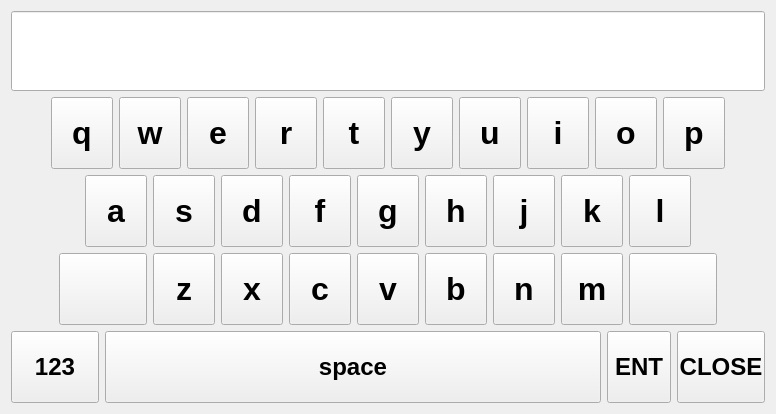
<?xml version="1.0" encoding="UTF-8"?>
<ui version="4.0">
 <class>KeyboardDialog</class>
 <widget class="QDialog" name="KeyboardDialog">
  <layout class="QVBoxLayout" name="_2">
   <item>
    <widget class="QLineEdit" name="lineEdit">
     <property name="font">
      <font>
       <pointsize>48</pointsize>
       <weight>75</weight>
       <bold>true</bold>
      </font>
     </property>
    </widget>
   </item>
   <item>
    <layout class="QHBoxLayout" name="horizontalLayout_2">
     <item>
      <spacer name="horizontalSpacer_3">
       <property name="orientation">
        <enum>Qt::Horizontal</enum>
       </property>
       <property name="sizeHint" stdset="0">
        <size>
         <width>40</width>
         <height>20</height>
        </size>
       </property>
      </spacer>
     </item>
     <item>
      <widget class="QPushButton" name="btn_0">
       <property name="minimumSize">
        <size>
         <width>62</width>
         <height>72</height>
        </size>
       </property>
       <property name="maximumSize">
        <size>
         <width>62</width>
         <height>72</height>
        </size>
       </property>
       <property name="font">
        <font>
         <pointsize>24</pointsize>
         <weight>75</weight>
         <bold>true</bold>
        </font>
       </property>
       <property name="focusPolicy">
        <enum>Qt::NoFocus</enum>
       </property>
       <property name="text">
        <string>q</string>
       </property>
      </widget>
     </item>
     <item>
      <widget class="QPushButton" name="btn_1">
       <property name="minimumSize">
        <size>
         <width>62</width>
         <height>72</height>
        </size>
       </property>
       <property name="maximumSize">
        <size>
         <width>62</width>
         <height>72</height>
        </size>
       </property>
       <property name="font">
        <font>
         <pointsize>24</pointsize>
         <weight>75</weight>
         <bold>true</bold>
        </font>
       </property>
       <property name="focusPolicy">
        <enum>Qt::NoFocus</enum>
       </property>
       <property name="text">
        <string>w</string>
       </property>
      </widget>
     </item>
     <item>
      <widget class="QPushButton" name="btn_2">
       <property name="minimumSize">
        <size>
         <width>62</width>
         <height>72</height>
        </size>
       </property>
       <property name="maximumSize">
        <size>
         <width>62</width>
         <height>72</height>
        </size>
       </property>
       <property name="font">
        <font>
         <pointsize>24</pointsize>
         <weight>75</weight>
         <bold>true</bold>
        </font>
       </property>
       <property name="focusPolicy">
        <enum>Qt::NoFocus</enum>
       </property>
       <property name="text">
        <string>e</string>
       </property>
      </widget>
     </item>
     <item>
      <widget class="QPushButton" name="btn_3">
       <property name="minimumSize">
        <size>
         <width>62</width>
         <height>72</height>
        </size>
       </property>
       <property name="maximumSize">
        <size>
         <width>62</width>
         <height>72</height>
        </size>
       </property>
       <property name="font">
        <font>
         <pointsize>24</pointsize>
         <weight>75</weight>
         <bold>true</bold>
        </font>
       </property>
       <property name="focusPolicy">
        <enum>Qt::NoFocus</enum>
       </property>
       <property name="text">
        <string>r</string>
       </property>
      </widget>
     </item>
     <item>
      <widget class="QPushButton" name="btn_4">
       <property name="minimumSize">
        <size>
         <width>62</width>
         <height>72</height>
        </size>
       </property>
       <property name="maximumSize">
        <size>
         <width>62</width>
         <height>72</height>
        </size>
       </property>
       <property name="font">
        <font>
         <pointsize>24</pointsize>
         <weight>75</weight>
         <bold>true</bold>
        </font>
       </property>
       <property name="focusPolicy">
        <enum>Qt::NoFocus</enum>
       </property>
       <property name="text">
        <string>t</string>
       </property>
      </widget>
     </item>
     <item>
      <widget class="QPushButton" name="btn_5">
       <property name="minimumSize">
        <size>
         <width>62</width>
         <height>72</height>
        </size>
       </property>
       <property name="maximumSize">
        <size>
         <width>62</width>
         <height>72</height>
        </size>
       </property>
       <property name="font">
        <font>
         <pointsize>24</pointsize>
         <weight>75</weight>
         <bold>true</bold>
        </font>
       </property>
       <property name="focusPolicy">
        <enum>Qt::NoFocus</enum>
       </property>
       <property name="text">
        <string>y</string>
       </property>
      </widget>
     </item>
     <item>
      <widget class="QPushButton" name="btn_6">
       <property name="minimumSize">
        <size>
         <width>62</width>
         <height>72</height>
        </size>
       </property>
       <property name="maximumSize">
        <size>
         <width>62</width>
         <height>72</height>
        </size>
       </property>
       <property name="font">
        <font>
         <pointsize>24</pointsize>
         <weight>75</weight>
         <bold>true</bold>
        </font>
       </property>
       <property name="focusPolicy">
        <enum>Qt::NoFocus</enum>
       </property>
       <property name="text">
        <string>u</string>
       </property>
      </widget>
     </item>
     <item>
      <widget class="QPushButton" name="btn_7">
       <property name="minimumSize">
        <size>
         <width>62</width>
         <height>72</height>
        </size>
       </property>
       <property name="maximumSize">
        <size>
         <width>62</width>
         <height>72</height>
        </size>
       </property>
       <property name="font">
        <font>
         <pointsize>24</pointsize>
         <weight>75</weight>
         <bold>true</bold>
        </font>
       </property>
       <property name="focusPolicy">
        <enum>Qt::NoFocus</enum>
       </property>
       <property name="text">
        <string>i</string>
       </property>
      </widget>
     </item>
     <item>
      <widget class="QPushButton" name="btn_8">
       <property name="minimumSize">
        <size>
         <width>62</width>
         <height>72</height>
        </size>
       </property>
       <property name="maximumSize">
        <size>
         <width>62</width>
         <height>72</height>
        </size>
       </property>
       <property name="font">
        <font>
         <pointsize>24</pointsize>
         <weight>75</weight>
         <bold>true</bold>
        </font>
       </property>
       <property name="focusPolicy">
        <enum>Qt::NoFocus</enum>
       </property>
       <property name="text">
        <string>o</string>
       </property>
      </widget>
     </item>
     <item>
      <widget class="QPushButton" name="btn_9">
       <property name="minimumSize">
        <size>
         <width>62</width>
         <height>72</height>
        </size>
       </property>
       <property name="maximumSize">
        <size>
         <width>62</width>
         <height>72</height>
        </size>
       </property>
       <property name="font">
        <font>
         <pointsize>24</pointsize>
         <weight>75</weight>
         <bold>true</bold>
        </font>
       </property>
       <property name="focusPolicy">
        <enum>Qt::NoFocus</enum>
       </property>
       <property name="text">
        <string>p</string>
       </property>
      </widget>
     </item>
     <item>
      <spacer name="horizontalSpacer_4">
       <property name="orientation">
        <enum>Qt::Horizontal</enum>
       </property>
       <property name="sizeHint" stdset="0">
        <size>
         <width>40</width>
         <height>20</height>
        </size>
       </property>
      </spacer>
     </item>
    </layout>
   </item>
   <item>
    <layout class="QHBoxLayout" name="horizontalLayout_3">
     <item>
      <spacer name="horizontalSpacer_2">
       <property name="orientation">
        <enum>Qt::Horizontal</enum>
       </property>
       <property name="sizeHint" stdset="0">
        <size>
         <width>40</width>
         <height>20</height>
        </size>
       </property>
      </spacer>
     </item>
     <item>
      <widget class="QPushButton" name="btn_10">
       <property name="minimumSize">
        <size>
         <width>62</width>
         <height>72</height>
        </size>
       </property>
       <property name="maximumSize">
        <size>
         <width>62</width>
         <height>72</height>
        </size>
       </property>
       <property name="font">
        <font>
         <pointsize>24</pointsize>
         <weight>75</weight>
         <bold>true</bold>
        </font>
       </property>
       <property name="focusPolicy">
        <enum>Qt::NoFocus</enum>
       </property>
       <property name="text">
        <string>a</string>
       </property>
      </widget>
     </item>
     <item>
      <widget class="QPushButton" name="btn_11">
       <property name="minimumSize">
        <size>
         <width>62</width>
         <height>72</height>
        </size>
       </property>
       <property name="maximumSize">
        <size>
         <width>62</width>
         <height>72</height>
        </size>
       </property>
       <property name="font">
        <font>
         <pointsize>24</pointsize>
         <weight>75</weight>
         <bold>true</bold>
        </font>
       </property>
       <property name="focusPolicy">
        <enum>Qt::NoFocus</enum>
       </property>
       <property name="text">
        <string>s</string>
       </property>
      </widget>
     </item>
     <item>
      <widget class="QPushButton" name="btn_12">
       <property name="minimumSize">
        <size>
         <width>62</width>
         <height>72</height>
        </size>
       </property>
       <property name="maximumSize">
        <size>
         <width>62</width>
         <height>72</height>
        </size>
       </property>
       <property name="font">
        <font>
         <pointsize>24</pointsize>
         <weight>75</weight>
         <bold>true</bold>
        </font>
       </property>
       <property name="focusPolicy">
        <enum>Qt::NoFocus</enum>
       </property>
       <property name="text">
        <string>d</string>
       </property>
      </widget>
     </item>
     <item>
      <widget class="QPushButton" name="btn_13">
       <property name="minimumSize">
        <size>
         <width>62</width>
         <height>72</height>
        </size>
       </property>
       <property name="maximumSize">
        <size>
         <width>62</width>
         <height>72</height>
        </size>
       </property>
       <property name="font">
        <font>
         <pointsize>24</pointsize>
         <weight>75</weight>
         <bold>true</bold>
        </font>
       </property>
       <property name="focusPolicy">
        <enum>Qt::NoFocus</enum>
       </property>
       <property name="text">
        <string>f</string>
       </property>
      </widget>
     </item>
     <item>
      <widget class="QPushButton" name="btn_14">
       <property name="minimumSize">
        <size>
         <width>62</width>
         <height>72</height>
        </size>
       </property>
       <property name="maximumSize">
        <size>
         <width>62</width>
         <height>72</height>
        </size>
       </property>
       <property name="font">
        <font>
         <pointsize>24</pointsize>
         <weight>75</weight>
         <bold>true</bold>
        </font>
       </property>
       <property name="focusPolicy">
        <enum>Qt::NoFocus</enum>
       </property>
       <property name="text">
        <string>g</string>
       </property>
      </widget>
     </item>
     <item>
      <widget class="QPushButton" name="btn_15">
       <property name="minimumSize">
        <size>
         <width>62</width>
         <height>72</height>
        </size>
       </property>
       <property name="maximumSize">
        <size>
         <width>62</width>
         <height>72</height>
        </size>
       </property>
       <property name="font">
        <font>
         <pointsize>24</pointsize>
         <weight>75</weight>
         <bold>true</bold>
        </font>
       </property>
       <property name="focusPolicy">
        <enum>Qt::NoFocus</enum>
       </property>
       <property name="text">
        <string>h</string>
       </property>
      </widget>
     </item>
     <item>
      <widget class="QPushButton" name="btn_16">
       <property name="minimumSize">
        <size>
         <width>62</width>
         <height>72</height>
        </size>
       </property>
       <property name="maximumSize">
        <size>
         <width>62</width>
         <height>72</height>
        </size>
       </property>
       <property name="font">
        <font>
         <pointsize>24</pointsize>
         <weight>75</weight>
         <bold>true</bold>
        </font>
       </property>
       <property name="focusPolicy">
        <enum>Qt::NoFocus</enum>
       </property>
       <property name="text">
        <string>j</string>
       </property>
      </widget>
     </item>
     <item>
      <widget class="QPushButton" name="btn_17">
       <property name="minimumSize">
        <size>
         <width>62</width>
         <height>72</height>
        </size>
       </property>
       <property name="maximumSize">
        <size>
         <width>62</width>
         <height>72</height>
        </size>
       </property>
       <property name="font">
        <font>
         <pointsize>24</pointsize>
         <weight>75</weight>
         <bold>true</bold>
        </font>
       </property>
       <property name="focusPolicy">
        <enum>Qt::NoFocus</enum>
       </property>
       <property name="text">
        <string>k</string>
       </property>
      </widget>
     </item>
     <item>
      <widget class="QPushButton" name="btn_18">
       <property name="minimumSize">
        <size>
         <width>62</width>
         <height>72</height>
        </size>
       </property>
       <property name="maximumSize">
        <size>
         <width>62</width>
         <height>72</height>
        </size>
       </property>
       <property name="font">
        <font>
         <pointsize>24</pointsize>
         <weight>75</weight>
         <bold>true</bold>
        </font>
       </property>
       <property name="focusPolicy">
        <enum>Qt::NoFocus</enum>
       </property>
       <property name="text">
        <string>l</string>
       </property>
      </widget>
     </item>
     <item>
      <spacer name="horizontalSpacer_5">
       <property name="orientation">
        <enum>Qt::Horizontal</enum>
       </property>
       <property name="sizeHint" stdset="0">
        <size>
         <width>40</width>
         <height>20</height>
        </size>
       </property>
      </spacer>
     </item>
    </layout>
   </item>
   <item>
    <layout class="QHBoxLayout" name="horizontalLayout_4">
     <item>
      <spacer name="horizontalSpacer_6">
       <property name="orientation">
        <enum>Qt::Horizontal</enum>
       </property>
       <property name="sizeHint" stdset="0">
        <size>
         <width>40</width>
         <height>20</height>
        </size>
       </property>
      </spacer>
     </item>
     <item>
      <widget class="QPushButton" name="btnShift">
       <property name="minimumSize">
        <size>
         <width>88</width>
         <height>72</height>
        </size>
       </property>
       <property name="maximumSize">
        <size>
         <width>90</width>
         <height>72</height>
        </size>
       </property>
       <property name="font">
        <font>
         <pointsize>18</pointsize>
         <weight>75</weight>
         <bold>true</bold>
        </font>
       </property>
       <property name="focusPolicy">
        <enum>Qt::NoFocus</enum>
       </property>
       <property name="icon">
        <iconset resource="pixmaps.qrc">
         <normaloff>:/capslock_off.png</normaloff>
         <normalon>:/capslock_on.png</normalon>:/capslock_off.png</iconset>
       </property>
       <property name="iconSize">
        <size>
         <width>52</width>
         <height>52</height>
        </size>
       </property>
       <property name="checkable">
        <bool>true</bool>
       </property>
      </widget>
     </item>
     <item>
      <widget class="QPushButton" name="btn_19">
       <property name="minimumSize">
        <size>
         <width>62</width>
         <height>72</height>
        </size>
       </property>
       <property name="maximumSize">
        <size>
         <width>62</width>
         <height>72</height>
        </size>
       </property>
       <property name="font">
        <font>
         <pointsize>24</pointsize>
         <weight>75</weight>
         <bold>true</bold>
        </font>
       </property>
       <property name="focusPolicy">
        <enum>Qt::NoFocus</enum>
       </property>
       <property name="text">
        <string>z</string>
       </property>
      </widget>
     </item>
     <item>
      <widget class="QPushButton" name="btn_20">
       <property name="minimumSize">
        <size>
         <width>62</width>
         <height>72</height>
        </size>
       </property>
       <property name="maximumSize">
        <size>
         <width>62</width>
         <height>72</height>
        </size>
       </property>
       <property name="font">
        <font>
         <pointsize>24</pointsize>
         <weight>75</weight>
         <bold>true</bold>
        </font>
       </property>
       <property name="focusPolicy">
        <enum>Qt::NoFocus</enum>
       </property>
       <property name="text">
        <string>x</string>
       </property>
      </widget>
     </item>
     <item>
      <widget class="QPushButton" name="btn_21">
       <property name="minimumSize">
        <size>
         <width>62</width>
         <height>72</height>
        </size>
       </property>
       <property name="maximumSize">
        <size>
         <width>62</width>
         <height>72</height>
        </size>
       </property>
       <property name="font">
        <font>
         <pointsize>24</pointsize>
         <weight>75</weight>
         <bold>true</bold>
        </font>
       </property>
       <property name="focusPolicy">
        <enum>Qt::NoFocus</enum>
       </property>
       <property name="text">
        <string>c</string>
       </property>
      </widget>
     </item>
     <item>
      <widget class="QPushButton" name="btn_22">
       <property name="minimumSize">
        <size>
         <width>62</width>
         <height>72</height>
        </size>
       </property>
       <property name="maximumSize">
        <size>
         <width>62</width>
         <height>72</height>
        </size>
       </property>
       <property name="font">
        <font>
         <pointsize>24</pointsize>
         <weight>75</weight>
         <bold>true</bold>
        </font>
       </property>
       <property name="focusPolicy">
        <enum>Qt::NoFocus</enum>
       </property>
       <property name="text">
        <string>v</string>
       </property>
      </widget>
     </item>
     <item>
      <widget class="QPushButton" name="btn_23">
       <property name="minimumSize">
        <size>
         <width>62</width>
         <height>72</height>
        </size>
       </property>
       <property name="maximumSize">
        <size>
         <width>62</width>
         <height>72</height>
        </size>
       </property>
       <property name="font">
        <font>
         <pointsize>24</pointsize>
         <weight>75</weight>
         <bold>true</bold>
        </font>
       </property>
       <property name="focusPolicy">
        <enum>Qt::NoFocus</enum>
       </property>
       <property name="text">
        <string>b</string>
       </property>
      </widget>
     </item>
     <item>
      <widget class="QPushButton" name="btn_24">
       <property name="minimumSize">
        <size>
         <width>62</width>
         <height>72</height>
        </size>
       </property>
       <property name="maximumSize">
        <size>
         <width>62</width>
         <height>72</height>
        </size>
       </property>
       <property name="font">
        <font>
         <pointsize>24</pointsize>
         <weight>75</weight>
         <bold>true</bold>
        </font>
       </property>
       <property name="focusPolicy">
        <enum>Qt::NoFocus</enum>
       </property>
       <property name="text">
        <string>n</string>
       </property>
      </widget>
     </item>
     <item>
      <widget class="QPushButton" name="btn_25">
       <property name="minimumSize">
        <size>
         <width>62</width>
         <height>72</height>
        </size>
       </property>
       <property name="maximumSize">
        <size>
         <width>62</width>
         <height>72</height>
        </size>
       </property>
       <property name="font">
        <font>
         <pointsize>24</pointsize>
         <weight>75</weight>
         <bold>true</bold>
        </font>
       </property>
       <property name="focusPolicy">
        <enum>Qt::NoFocus</enum>
       </property>
       <property name="text">
        <string>m</string>
       </property>
      </widget>
     </item>
     <item>
      <widget class="QPushButton" name="btnDel">
       <property name="minimumSize">
        <size>
         <width>88</width>
         <height>72</height>
        </size>
       </property>
       <property name="maximumSize">
        <size>
         <width>90</width>
         <height>72</height>
        </size>
       </property>
       <property name="font">
        <font>
         <pointsize>18</pointsize>
         <weight>75</weight>
         <bold>true</bold>
        </font>
       </property>
       <property name="focusPolicy">
        <enum>Qt::NoFocus</enum>
       </property>
       <property name="icon">
        <iconset resource="pixmaps.qrc">
         <normaloff>:/backspace.svg</normaloff>:/backspace.svg</iconset>
       </property>
       <property name="iconSize">
        <size>
         <width>48</width>
         <height>48</height>
        </size>
       </property>
      </widget>
     </item>
     <item>
      <spacer name="horizontalSpacer_7">
       <property name="orientation">
        <enum>Qt::Horizontal</enum>
       </property>
       <property name="sizeHint" stdset="0">
        <size>
         <width>40</width>
         <height>20</height>
        </size>
       </property>
      </spacer>
     </item>
    </layout>
   </item>
   <item>
    <layout class="QHBoxLayout" name="horizontalLayout_5">
     <item>
      <widget class="QPushButton" name="btnMod">
       <property name="minimumSize">
        <size>
         <width>88</width>
         <height>72</height>
        </size>
       </property>
       <property name="maximumSize">
        <size>
         <width>88</width>
         <height>72</height>
        </size>
       </property>
       <property name="font">
        <font>
         <pointsize>18</pointsize>
         <weight>75</weight>
         <bold>true</bold>
        </font>
       </property>
       <property name="focusPolicy">
        <enum>Qt::NoFocus</enum>
       </property>
       <property name="text">
        <string>123</string>
       </property>
      </widget>
     </item>
     <item>
      <widget class="QPushButton" name="btn_26">
       <property name="minimumSize">
        <size>
         <width>0</width>
         <height>72</height>
        </size>
       </property>
       <property name="maximumSize">
        <size>
         <width>16777215</width>
         <height>72</height>
        </size>
       </property>
       <property name="font">
        <font>
         <pointsize>18</pointsize>
         <weight>75</weight>
         <bold>true</bold>
        </font>
       </property>
       <property name="focusPolicy">
        <enum>Qt::NoFocus</enum>
       </property>
       <property name="text">
        <string>space</string>
       </property>
      </widget>
     </item>
     <item>
      <widget class="QPushButton" name="btnEnter">
       <property name="minimumSize">
        <size>
         <width>64</width>
         <height>72</height>
        </size>
       </property>
       <property name="maximumSize">
        <size>
         <width>64</width>
         <height>72</height>
        </size>
       </property>
       <property name="font">
        <font>
         <pointsize>18</pointsize>
         <weight>75</weight>
         <bold>true</bold>
        </font>
       </property>
       <property name="focusPolicy">
        <enum>Qt::NoFocus</enum>
       </property>
       <property name="text">
        <string>ENT</string>
       </property>
      </widget>
     </item>
     <item>
      <widget class="QPushButton" name="btnClose">
       <property name="minimumSize">
        <size>
         <width>88</width>
         <height>72</height>
        </size>
       </property>
       <property name="maximumSize">
        <size>
         <width>88</width>
         <height>72</height>
        </size>
       </property>
       <property name="font">
        <font>
         <pointsize>18</pointsize>
         <weight>75</weight>
         <bold>true</bold>
        </font>
       </property>
       <property name="focusPolicy">
        <enum>Qt::NoFocus</enum>
       </property>
       <property name="text">
        <string>CLOSE</string>
       </property>
      </widget>
     </item>
    </layout>
   </item>
  </layout>
 </widget>
 <resources>
  <include location="pixmaps.qrc"/>
 </resources>
 <connections/>
</ui>
